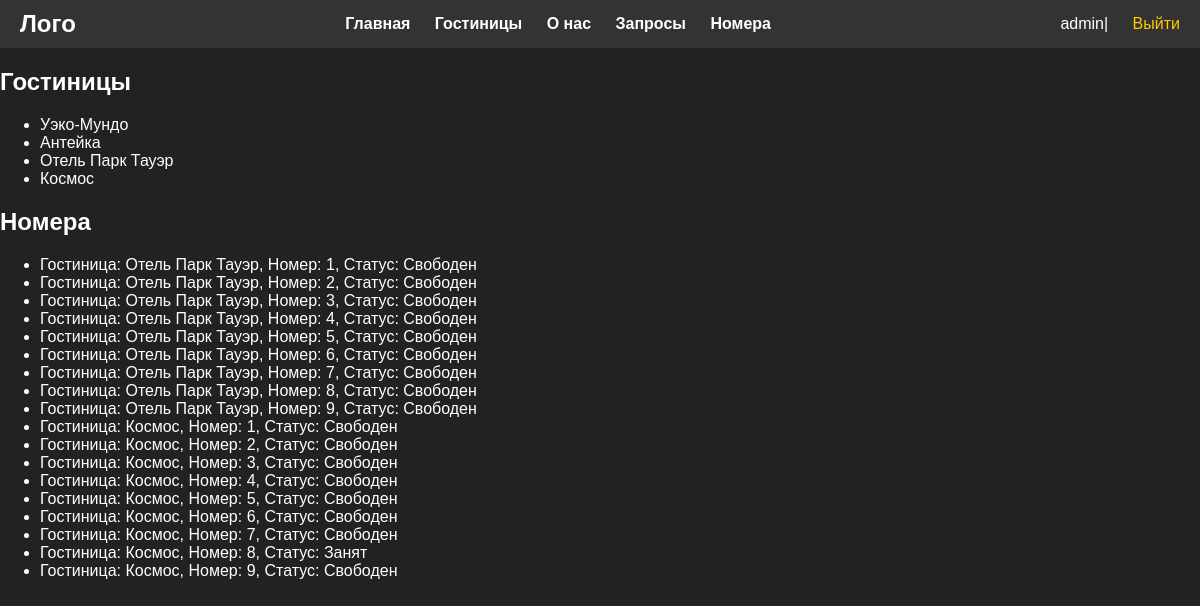
Page /operator/rooms/ (signed in) on the committed database.
### gostinitsa/models.py (models this page shows, shortened)
class Gostinitsa(models.Model):
    class Status(models.IntegerChoices):
        DRAFT = 0, 'Черновик'
        PUBLISHED = 1, 'Опубликовано'
    title = models.CharField(max_length=255, verbose_name='Название')
    slug = models.SlugField(max_length=255, unique=True, db_index=True, verbose_name='Slug')
    content = models.TextField(blank=True, verbose_name='Описание')
    time_create = models.DateTimeField(auto_now_add=True, verbose_name='Время создания')
    time_update = models.DateTimeField(auto_now=True, verbose_name='Время обновления')
    is_published = models.BooleanField(choices=tuple(map(lambda x:(bool(x[0]),x[1]),Status.choices)), default=Status.DRAFT, verbose_name='Опубликовано')
    objects = models.Manager()
    published = PublishedManager()
    class Meta:
        verbose_name = 'Гостиницы'
        verbose_name_plural = 'Гостиницы'
        ordering = ['-time_create']
        indexes = [models.Index(fields=['-time_create'])]

class Room(models.Model):
    class Status(models.IntegerChoices):
        AVAILABLE = 1, 'Свободен'
        OCCUPIED = 0, 'Занят'
        INREQUEST = 2, 'В заявке на бронирование'
    hotel = models.ForeignKey(Gostinitsa, on_delete=models.CASCADE, verbose_name='Принадлежит гостинице')
    room_number = models.CharField(max_length=100, verbose_name='Номер комнаты')
    is_status = models.IntegerField(choices=Status.choices, default=Status.AVAILABLE, verbose_name='Статус')
    objects = models.Manager()
    status = StatusManager()
    class Meta:
        verbose_name = 'Комната'
        verbose_name_plural = 'Комнаты'
        ordering = ['hotel' , 'room_number']
        indexes = [models.Index(fields=['room_number'])]

### gostinitsa/views.py (the view)
# urls.py: path('operator/rooms/', views.operator_rooms, name='operator_rooms'),
@user_passes_test(lambda u: u.is_staff, login_url='users/login')
def operator_rooms(request):
    gostinitsy = Gostinitsa.objects.all()
    rooms = Room.objects.all()
    return render(request, 'gostinitsa/operator_rooms.html', {'gostinitsy': gostinitsy, 'rooms': rooms})

### gostinitsa/templates/gostinitsa/operator_rooms.html (shortened to what this page needs)
{% extends 'base.html' %}
{% block content %}
    <h2>Гостиницы</h2>
    <ul>
        {% for gostinitsa in gostinitsy %}
            <li>{{ gostinitsa.title }}</li>
        {% endfor %}
    </ul>
    <h2>Номера</h2>
    <ul>
        {% for room in rooms %}
            <li>Гостиница: {{ room.hotel.title }}, Номер: {{ room.room_number }}, Статус: {% if room.is_status == 1 %}Свободен{% else %}Занят{% endif %}</li>
        {% endfor %}
    </ul>
{% endblock %}

### templates/base.html (shortened to what this page needs)
{% load static %}
{% load gostinitsa_tags %}
<!doctype html>
<html lang="ru">
<head>
    <link rel="stylesheet" href="{% static 'css/styles.css' %}">
</head>
<body>
  <div class="header">
    <div class="container">
      <div class="logo">
        <h1>Лого</h1>
      </div>
      <nav class="navigation">
        <ul>
          <li><a href="{% url 'home'%}">Главная</a></li>
          <li><a href="{% url 'catalog'%}">Гостиницы</a></li>
          <li><a href="{% url 'about'%}">О нас</a></li>
        {% if user.is_staff %}
            <li><a href="{% url 'operator_requests'%}">Запросы</a></li>
            <li><a href="/operator/rooms/">Номера</a></li>
        {% endif %}
        </ul>
      </nav>
        {% if user.is_authenticated %}
        <div class="user-actions">
            {{ user.username }}| <a href="{% url 'users:logout' %}"> Выйти </a>
        </div>
        {% else %}
          <div class="user-actions">
            <a href="{% url 'users:login' %}">Вход</a>
            <a href="{% url 'users:register' %}">Регистрация</a>
          </div>
        {% endif %}
    </div>
  </div>
  {% block content %}{% endblock %}
</body>
</html>

### gostinitsa/static/css/styles.css (style rules this page uses)
body { margin: 0; padding: 0; overflow-x: hidden; font-family: Arial, sans-serif; }
.header { background-color: #333; color: white; padding: 10px 0; }
.container { display: flex; justify-content: space-between; align-items: center; padding: 0 20px; }
.logo h1 { margin: 0; font-size: 24px; }
.navigation ul { list-style-type: none; margin: 0; padding: 0; }
.navigation ul li { display: inline; margin-right: 20px; }
.navigation ul li a { color: white; text-decoration: none; font-weight: bold; }
.user-actions a { color: #ffcc00; text-decoration: none; margin-left: 20px; }

### templates/base.html (style rules this page uses)
body { background-color: #222222; color: #ffffff; }

### rows in the picture
Gostinitsa: title "Уэко-Мундо"
Gostinitsa: title "Антейка"
Gostinitsa: title "Отель Парк Тауэр"
Gostinitsa: title "Космос"
Room: hotel "Отель Парк Тауэр", room_number "1", is_status "Свободен"
Room: hotel "Отель Парк Тауэр", room_number "2", is_status "Свободен"
Room: hotel "Отель Парк Тауэр", room_number "3", is_status "Свободен"
Room: hotel "Отель Парк Тауэр", room_number "4", is_status "Свободен"
Room: hotel "Отель Парк Тауэр", room_number "5", is_status "Свободен"
Room: hotel "Отель Парк Тауэр", room_number "6", is_status "Свободен"
Room: hotel "Отель Парк Тауэр", room_number "7", is_status "Свободен"
Room: hotel "Отель Парк Тауэр", room_number "8", is_status "Свободен"
Room: hotel "Отель Парк Тауэр", room_number "9", is_status "Свободен"
Room: hotel "Космос", room_number "1", is_status "Свободен"
Room: hotel "Космос", room_number "2", is_status "Свободен"
Room: hotel "Космос", room_number "3", is_status "Свободен"
Room: hotel "Космос", room_number "4", is_status "Свободен"
Room: hotel "Космос", room_number "5", is_status "Свободен"
Room: hotel "Космос", room_number "6", is_status "Свободен"
Room: hotel "Космос", room_number "7", is_status "Свободен"
Room: hotel "Космос", room_number "8", is_status "Занят"
Room: hotel "Космос", room_number "9", is_status "Свободен"

### other values in the picture
{{ user.username }} "admin"
